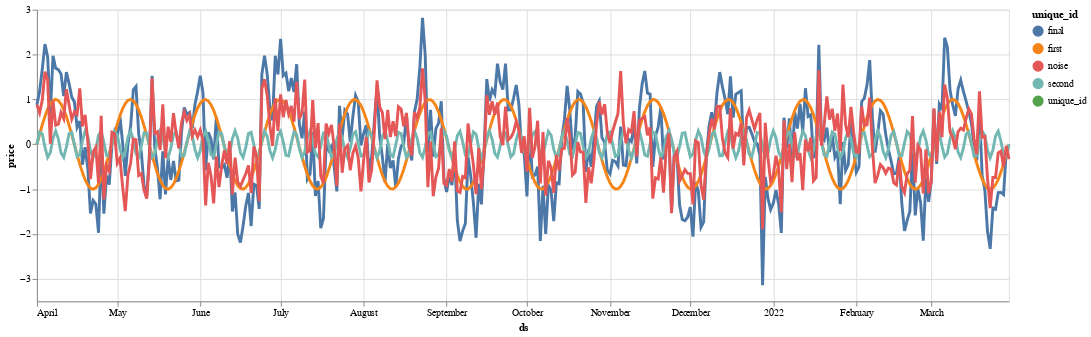

The notebook cell this image was saved under:
### Code cell
import altair as alt

def long_form(df_plot):
    return df_plot.melt('ds', var_name='unique_id', value_name='price')

def altair_plot(df_plot): 
    highlight = alt.selection_point(on='mouseover', fields=['unique_id'], nearest=True)

    base = alt.Chart(df_plot).encode(
        x='ds:T',
        y='price:Q',
        color='unique_id:N'
    )

    points = base.mark_circle().encode(
        opacity=alt.value(0)
    ).add_params(
        highlight
    ).properties(
        width=1000
    )

    lines = base.mark_line().encode(
        size=alt.condition(~highlight, alt.value(1), alt.value(3))
    )

    return points + lines

df_plot = long_form(df_plot)
altair_plot(df_plot)

### Figure 1 — Vega-Lite specification as saved in the notebook (floating-point values rounded to 4 significant figures; data arrays with more than 128 entries replaced by an {"elided": "..."} marker saying what was removed)
{"config": {"view": {"continuousWidth": 300, "continuousHeight": 300}}, "layer": [{"mark": {"type": "circle"}, "encoding": {"color": {"field": "unique_id", "type": "nominal"}, "opacity": {"value": 0}, "x": {"field": "ds", "type": "temporal"}, "y": {"field": "price", "type": "quantitative"}}, "name": "view_1"}, {"mark": {"type": "line"}, "encoding": {"color": {"field": "unique_id", "type": "nominal"}, "size": {"condition": {"test": {"not": {"param": "param_1"}}, "value": 1}, "value": 3}, "x": {"field": "ds", "type": "temporal"}, "y": {"field": "price", "type": "quantitative"}}}], "data": {"name": "data-eaaaaee9d686e0f5b3da89cf97be18a7"}, "params": [{"name": "param_1", "select": {"type": "point", "fields": ["unique_id"], "nearest": true, "on": "mouseover"}, "views": ["view_1"]}], "width": 1000, "$schema": "https://vega.github.io/schema/vega-lite/v5.15.1.json", "datasets": {"data-eaaaaee9d686e0f5b3da89cf97be18a7": {"elided": "1820 records"}}}
